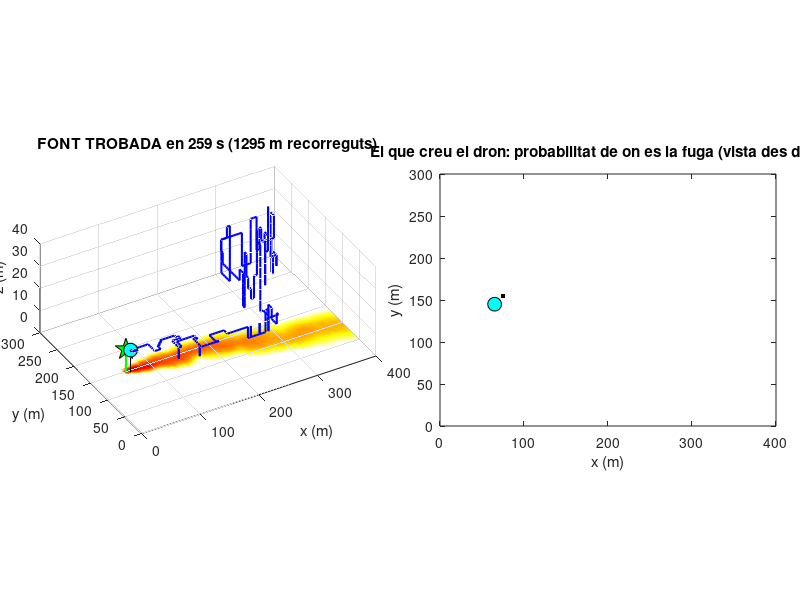

Here is the MATLAB script that generated this plot:
function simulacio_dron()
%SIMULACIO_DRON  Dron autonom que busca l'origen d'una fuga (versio simplificada).
%
%   Simula una fuga de contaminant i un dron que en busca l'origen nomes
%   amb les lectures del seu sensor. Es pot triar:
%
%     - la dimensio:  '2d' (el dron vola sempre a l'alcada de la fuga i
%                          nomes busca en horitzontal)
%                     '3d' (el dron no sap l'alcada de la fuga i tambe es
%                          mou amunt i avall)
%     - la ploma:     'gaussiana' (estacionaria, model de Pasquill-Gifford)
%                     'complexa'  (turbulenta: "puffs" que el vent s'emporta)
%     - l'algorisme:  'infotaxis' (Vergassola, Villermaux i Shraiman, Nature 2007)
%                     'gradient'  (puja pel gradient de concentracio)
%
%   Executa-la amb F5. Les opcions i els parametres son just a sota.

%% ============================= OPCIONS =============================
dimensio   = '3d';          % '2d' o '3d'
tipusPloma = 'complexa';    % 'gaussiana' o 'complexa'
algorisme  = 'infotaxis';   % 'infotaxis' o 'gradient'
llavor     = 1;             % mateix numero = mateixa simulacio ([] = cada cop diferent)
mostrar    = true;          % false = sense animacio (mes rapid)
cadaN      = 2;             % dibuixa cada N passos

%% ============================ PARAMETRES ============================
% Unitats: metres i segons. El vent bufa cap a +x i el terra es z = 0.
p.Lx = 400;  p.Ly = 300;    % mida horitzontal de la zona de cerca
p.Lz = 40;                  % alcada maxima de vol (nomes en 3D; la minima es dx)
p.dx = 5;                   % mida de cel.la = el que avanca el dron a cada pas
p.font  = [60 150 10];      % on es la fuga [x y z] (el dron NO ho sap)
p.inici = [340 215 30];     % d'on surt el dron [x y z] (en 2D, z = alcada de la fuga)
p.vDron = 5;                % velocitat del dron (m/s)
p.maxPassos = 2500;         % limit de passos (autonomia)

% Sensor: comptador de deteccions (tipus Geiger).
% Comptes en un pas ~ Poisson( dt * (sens * concentracio + fons) )
p.sens = 1;                 % comptes/s per unitat de concentracio
p.fons = 0.02;              % comptes/s de fons (falses deteccions)

% Ploma gaussiana
p.Qg = 5000;                % taxa d'emissio
p.Ug = 3;                   % velocitat del vent (m/s)
p.sigma0g = 1;              % mida de la fuga (m)

% Ploma complexa
p.Q   = 2000;               % taxa d'emissio
p.U   = 2;                  % velocitat mitjana del vent (m/s)
p.tau = 200;                % temps de vida del contaminant (s)
p.puffsPerSeg  = 2;         % puffs emesos per segon
p.sigma0       = 1.5;       % mida inicial d'un puff (m)
p.DpuffH = 0.4;  p.DpuffV = 0.2;   % rapidesa amb que s'eixampla un puff, horitzontal i vertical (m^2/s)
p.DturbH = 0.4;  p.DturbV = 0.2;   % moviment aleatori dels puffs, horitzontal i vertical (m^2/s)
p.sigmaMeandre = 15;        % oscil.lacio de la direccio del vent (graus)
p.Tmeandre     = 40;        % temps tipic d'aquesta oscil.lacio (s)

% Infotaxis
p.bins = [0 1 2 3 5 8 13 21 34 55 89];   % intervals de comptes per planificar

% Gradient
p.d       = 5;              % distancia dels sensors al centre del dron (m)
p.alfa    = 0.6;            % suavitzat del gradient (0 = cap, 0.9 = molt)
p.llindar = 2;              % comptes (suma dels sensors) per considerar que detecta
p.memoria = 8;              % passos sense detectar abans de tornar a explorar
p.pGir    = 0.15;           % en exploracio, probabilitat de girar a cada pas
p.pVert   = 0.05;           % en exploracio 3D, probabilitat de canviar d'alcada a cada pas
%% ====================================================================

if ~isempty(llavor)
    rng(llavor);
end
infotaxis = strcmp(algorisme, 'infotaxis');
complexa  = strcmp(tipusPloma, 'complexa');
tresD     = strcmp(dimensio, '3d');

% --- Graella: les matrius tenen mida Ny x Nx x Nz i s'indexen (iy, ix, iz) ---
g.x = 0:p.dx:p.Lx;
g.y = 0:p.dx:p.Ly;
if tresD
    g.z = p.dx:p.dx:p.Lz;                % el dron no vola arran de terra
else
    g.z = p.font(3);                     % 2D: una sola alcada, la de la fuga
    p.inici(3) = p.font(3);
end
g.Nx = numel(g.x);  g.Ny = numel(g.y);  g.Nz = numel(g.z);
[g.X, g.Y] = meshgrid(g.x, g.y);
% Moviments [diy dix diz]: est, nord, oest, sud, amunt, avall, quiet
g.movs = [0 1 0; 1 0 0; 0 -1 0; -1 0 0; 0 0 1; 0 0 -1; 0 0 0];
dt = p.dx / p.vDron;                     % durada d'un pas (s)

celFont = cella(p.font, p, g);           % cel.la [iy ix iz] de la fuga
pos     = cella(p.inici, p, g);          % cel.la [iy ix iz] del dron

% --- Ploma: la complexa evoluciona 300 s abans que surti el dron ---
buit = zeros(0, 1);
pl = struct('tipus', tipusPloma, 'x', buit, 'y', buit, 'z', buit, ...
            's2h', buit, 's2v', buit, 'm', buit, 'th', 0);
if complexa
    for i = 1:round(300 / dt)
        pl = avancar_ploma(pl, p, dt);
    end
end

% --- Estat inicial del cercador ---
if infotaxis
    K = model_infotaxis(tipusPloma, p, g, dt);   % comptes esperats segons el model del dron
    P = ones(g.Ny, g.Nx, g.Nz);                  % probabilitat de on es la fuga: uniforme
    P(zona(pos, g)) = 0;
    P = P / sum(P(:));
else
    % Sensors en creu: est, oest, nord, sud i, en 3D, un a sobre i un a sota
    sensors = p.d * [1 0 0; -1 0 0; 0 1 0; 0 -1 0; 0 0 1; 0 0 -1];
    sensors = sensors(1:4 + 2 * tresD, :);
    G.gf    = [0 0 0];      % gradient filtrat [dc/dx dc/dy dc/dz]
    G.sense = Inf;          % passos seguits sense detectar
    G.dir   = randi(4);     % direccio horitzontal actual (fila de g.movs)
end

N = p.maxPassos;
traj    = nan(N + 1, 3);   traj(1, :) = [g.x(pos(2)) g.y(pos(1)) g.z(pos(3))];
comptes = zeros(N, 1);
trobada = false;

% --- Figura ---
if mostrar
    r = traj(1, :);
    fig = figure('Color', 'w', 'Name', 'Dron: cerca de l''origen d''una fuga', ...
                 'Units', 'normalized', 'Position', [0.05 0.15 0.9 0.65]);
    colormap(flipud(hot));
    % Esquerra: la realitat. Al terra es pinta la ploma a l'alcada del dron.
    subplot('Position', [0.05 0.12 0.42 0.76]);
    hPloma = surf(g.x, g.y, zeros(g.Ny, g.Nx), log10(concentracio(pl, p, g.X, g.Y, r(3)) + 1e-3), ...
                  'EdgeColor', 'none', 'FaceColor', 'interp');
    hold on;  caxis([-2 2.5]);
    plot3(p.font(1) * [1 1], p.font(2) * [1 1], [0 p.font(3)], 'g-', 'LineWidth', 1.5);
    plot3(p.font(1), p.font(2), p.font(3), 'p', 'MarkerSize', 16, 'MarkerFaceColor', 'g', 'MarkerEdgeColor', 'k');
    hTraj = plot3(r(1), r(2), r(3), 'b-', 'LineWidth', 1.5);
    hPal  = plot3(r(1) * [1 1], r(2) * [1 1], [0 r(3)], 'k-');
    hDron = plot3(r(1), r(2), r(3), 'o', 'MarkerSize', 10, 'MarkerFaceColor', 'c', 'MarkerEdgeColor', 'k');
    axis([0 p.Lx 0 p.Ly 0 p.Lz]);
    xlabel('x (m)');  ylabel('y (m)');  zlabel('z (m)');
    if tresD
        daspect([1 1 0.25]);  view(-30, 35);  grid on;
    else
        daspect([1 1 1]);  view(2);  grid off;
    end
    hTit = title('');
    % Dreta: el que sap el dron
    subplot('Position', [0.55 0.12 0.42 0.76]);
    if infotaxis
        hP = imagesc(g.x, g.y, sum(P, 3) / max(max(sum(P, 3))));
        set(gca, 'YDir', 'normal');
        axis equal;  axis([0 p.Lx 0 p.Ly]);  caxis([0 1]);
        hold on;
        hDron2 = plot(r(1), r(2), 'o', 'MarkerSize', 10, 'MarkerFaceColor', 'c', 'MarkerEdgeColor', 'k');
        xlabel('x (m)');  ylabel('y (m)');
        title('El que creu el dron: probabilitat de on es la fuga (vista des de dalt)');
    else
        hK = plot(0, 0, 'r-');
        xlabel('Temps (s)');  grid on;
        title('Comptes dels sensors');
    end
end

%% ============================== BUCLE ==============================
for n = 1:N
    r = traj(n, :);                          % posicio del dron [x y z] (m)

    % 1. El dron mesura i decideix on va
    if infotaxis
        k = poisson(dt * (p.sens * concentracio(pl, p, r(1), r(2), r(3)) + p.fons));
        P = infotaxis_actualitzar(P, K, pos, k, g);
        [mov, estat] = infotaxis_decidir(P, K, pos, g, p.bins);
    else
        s = r + sensors;
        k = poisson(dt * (p.sens * concentracio(pl, p, s(:, 1), s(:, 2), s(:, 3)) + p.fons));
        [mov, estat, G] = gradient_decidir(G, k, pos, g, p, dt);
    end
    comptes(n) = sum(k);

    % 2. El dron es mou a una cel.la veina (o es queda quiet)
    pos = pos + mov;
    r = [g.x(pos(2)) g.y(pos(1)) g.z(pos(3))];
    traj(n + 1, :) = r;
    % La fuga es troba si es a tocar (bloc de 3 x 3 cel.les) i a la mateixa alcada
    trobada = all(abs(pos(1:2) - celFont(1:2)) <= 1) && pos(3) == celFont(3);

    % 3. La ploma evoluciona (la gaussiana no canvia)
    if complexa
        pl = avancar_ploma(pl, p, dt);
    end

    % 4. Dibuix
    if mostrar && (trobada || mod(n, cadaN) == 0)
        if ~ishandle(fig)
            break;
        end
        set(hPloma, 'CData', log10(concentracio(pl, p, g.X, g.Y, r(3)) + 1e-3));
        set(hTraj, 'XData', traj(1:n + 1, 1), 'YData', traj(1:n + 1, 2), 'ZData', traj(1:n + 1, 3));
        set(hPal,  'XData', r(1) * [1 1], 'YData', r(2) * [1 1], 'ZData', [0 r(3)]);
        set(hDron, 'XData', r(1), 'YData', r(2), 'ZData', r(3));
        if infotaxis
            set(hP, 'CData', sum(P, 3) / max(max(sum(P, 3))));
            set(hDron2, 'XData', r(1), 'YData', r(2));
        else
            set(hK, 'XData', (1:n) * dt, 'YData', comptes(1:n));
        end
        set(hTit, 'String', {sprintf('Ploma %s %s | t = %.0f s | alcada %.0f m | %s', ...
                                     tipusPloma, dimensio, n * dt, r(3), estat), ...
                             'Colors: concentracio a l''alcada del dron'});
        drawnow;
    end
    if trobada
        break;
    end
end

%% ============================= RESULTAT =============================
recorregut = sum(sqrt(sum(diff(traj(1:n + 1, :)).^2, 2)));
if trobada
    txt = sprintf('FONT TROBADA en %.0f s (%.0f m recorreguts)', n * dt, recorregut);
else
    txt = sprintf('Font NO trobada en %.0f s (distancia final %.0f m)', n * dt, norm(traj(n + 1, :) - p.font));
end
fprintf('%s, ploma %s, algorisme %s: %s\n', upper(dimensio), tipusPloma, algorisme, txt);
if mostrar && ishandle(fig)
    set(hTit, 'String', txt);
end
end

function c = cella(r, p, g)
%CELLA  Cel.la [iy ix iz] de la graella que correspon a la posicio r = [x y z].
[~, iz] = min(abs(g.z - r(3)));
c = [round(r(2) / p.dx) + 1, round(r(1) / p.dx) + 1, iz];
end

%% ============================== PLOMA ==============================

function c = concentracio(pl, p, x, y, z)
%CONCENTRACIO  Concentracio real de la ploma als punts (x, y, z).
if strcmp(pl.tipus, 'gaussiana')
    c = ploma_gaussiana(x - p.font(1), y - p.font(2), z, p.font(3), p);
else
    % Suma de tots els puffs. Cada puff es una campana de Gauss en 3D, mes
    % la seva imatge sota terra (el terra reflecteix el contaminant)
    w  = pl.m ./ ((2 * pi)^1.5 * pl.s2h .* sqrt(pl.s2v));
    dh = (x(:) - pl.x').^2 + (y(:) - pl.y').^2;             % (punts x puffs)
    ez = exp(-(z(:) - pl.z').^2 ./ (2 * pl.s2v')) + exp(-(z(:) + pl.z').^2 ./ (2 * pl.s2v'));
    c  = reshape((exp(-dh ./ (2 * pl.s2h')) .* ez) * w, size(x));
end
end

function c = ploma_gaussiana(s, n, z, H, p)
%PLOMA_GAUSSIANA  Ploma gaussiana estacionaria a una distancia s a favor
%   del vent, n de traves i a l'alcada z, si la fuga es a l'alcada H:
%
%                Q              n^2             (z-H)^2            (z+H)^2
%       c = ------------ exp(- ------) [ exp(- -------) + exp(- -------) ]
%           2 pi U sy sz       2 sy^2           2 sz^2             2 sz^2
%
%   sy i sz (amplada i gruix de la ploma) creixen amb s segons les formules
%   de Briggs (1973) per a la classe d'estabilitat D. L'ultim terme es la
%   reflexio del contaminant al terra.
z = z + zeros(size(s));
c = zeros(size(s));
m = s > -p.sigma0g;                          % a sobrevent no hi arriba res
sm = max(s(m), 0);
sy = 0.08 * sm ./ sqrt(1 + 1e-4 * sm);
sz = 0.06 * sm ./ sqrt(1 + 1.5e-3 * sm);
sy = sqrt(sy.^2 + p.sigma0g^2);              % la fuga te una mida inicial
sz = sqrt(sz.^2 + p.sigma0g^2);
vertical = exp(-(z(m) - H).^2 ./ (2 * sz.^2)) + exp(-(z(m) + H).^2 ./ (2 * sz.^2));
c(m) = p.Qg ./ (2 * pi * p.Ug * sy .* sz) .* exp(-n(m).^2 ./ (2 * sy.^2)) .* vertical;
end

function pl = avancar_ploma(pl, p, dt)
%AVANCAR_PLOMA  Un pas de temps de la ploma complexa.
% La direccio del vent oscil.la a l'atzar (proces d'Ornstein-Uhlenbeck)
a = exp(-dt / p.Tmeandre);
pl.th = pl.th * a + (p.sigmaMeandre * pi / 180) * sqrt(1 - a^2) * randn;
% Els puffs es mouen amb el vent i a l'atzar, s'eixamplen i es van esvaint
sh = sqrt(2 * p.DturbH * dt);
sv = sqrt(2 * p.DturbV * dt);
pl.x   = pl.x + p.U * cos(pl.th) * dt + sh * randn(size(pl.x));
pl.y   = pl.y + p.U * sin(pl.th) * dt + sh * randn(size(pl.y));
pl.z   = abs(pl.z + sv * randn(size(pl.z)));     % rebot al terra
pl.s2h = pl.s2h + 2 * p.DpuffH * dt;
pl.s2v = pl.s2v + 2 * p.DpuffV * dt;
pl.m   = pl.m * exp(-dt / p.tau);
% La fuga emet puffs nous
nous = ones(round(p.puffsPerSeg * dt), 1);
pl.x   = [pl.x;   p.font(1) * nous];
pl.y   = [pl.y;   p.font(2) * nous];
pl.z   = [pl.z;   p.font(3) * nous];
pl.s2h = [pl.s2h; p.sigma0^2 * nous];
pl.s2v = [pl.s2v; p.sigma0^2 * nous];
pl.m   = [pl.m;   p.Q * dt / numel(nous) * nous];
% Eliminem els puffs que han sortit de la zona
fora = pl.x > p.Lx + 60 | pl.x < -60 | pl.y > p.Ly + 60 | pl.y < -60;
pl.x(fora) = [];    pl.y(fora) = [];    pl.z(fora) = [];
pl.s2h(fora) = [];  pl.s2v(fora) = [];  pl.m(fora) = [];
end

function k = poisson(mu)
%POISSON  Nombres aleatoris de Poisson de mitjana mu (sense toolboxes).
k = zeros(size(mu));
for i = 1:numel(mu)
    if mu(i) < 30
        % Metode de Knuth: multiplica uniformes fins a baixar de exp(-mu)
        u = rand;
        while u > exp(-mu(i))
            k(i) = k(i) + 1;
            u = u * rand;
        end
    else
        k(i) = max(0, round(mu(i) + sqrt(mu(i)) * randn));   % aproximacio normal
    end
end
end

%% ============================ INFOTAXIS ============================

function K = model_infotaxis(tipusPloma, p, g, dt)
%MODEL_INFOTAXIS  Model intern del dron: comptes esperats en un pas quan el
%   dron es a l'alcada z(iz), la fuga a l'alcada z(i0) i el desplacament
%   horitzontal entre tots dos es (DX, DY). Es una taula
%   K(iy - iy0 + Ny, ix - ix0 + Nx, iz, i0).
%
%   - Ploma gaussiana: el dron en coneix la formula (model exacte).
%   - Ploma complexa: solucio mitjana de l'equacio d'adveccio-difusio de
%     l'article, amb difusivitats efectives Dh (horitzontal) i Dv
%     (vertical) i una font imatge sota terra:
%
%       c = Q / (4 pi sqrt(Dh Dv)) exp(s U / 2Dh) [e^(-r1/lam)/r1 + e^(-r2/lam)/r2]
%
%     r1 i r2 son les distancies a la fuga i a la seva imatge (amb z
%     escalada per sqrt(Dh/Dv)). El dron NO coneix la turbulencia real.
[DX, DY] = meshgrid((-(g.Nx - 1):(g.Nx - 1)) * p.dx, (-(g.Ny - 1):(g.Ny - 1)) * p.dx);
Dh  = p.DturbH + p.DpuffH + (p.U * p.sigmaMeandre * pi / 180)^2 * p.Tmeandre;
Dv  = p.DturbV + p.DpuffV;
lam = sqrt(Dh * p.tau / (1 + p.U^2 * p.tau / (4 * Dh)));
K = zeros(2 * g.Ny - 1, 2 * g.Nx - 1, g.Nz, g.Nz);
for iz = 1:g.Nz
    for i0 = 1:g.Nz
        if strcmp(tipusPloma, 'gaussiana')
            c = ploma_gaussiana(DX, DY, g.z(iz), g.z(i0), p);
        else
            r1 = max(sqrt(DX.^2 + DY.^2 + Dh / Dv * (g.z(iz) - g.z(i0))^2), p.dx / 2);
            r2 = max(sqrt(DX.^2 + DY.^2 + Dh / Dv * (g.z(iz) + g.z(i0))^2), p.dx / 2);
            c  = p.Q / (4 * pi * sqrt(Dh * Dv)) * ...
                 (exp(DX * p.U / (2 * Dh) - r1 / lam) ./ r1 + exp(DX * p.U / (2 * Dh) - r2 / lam) ./ r2);
        end
        K(:, :, iz, i0) = dt * (p.sens * c + p.fons);
    end
end
end

function MU = mu_local(K, q, g)
%MU_LOCAL  Comptes esperats a la cel.la q per a cada possible posicio de
%   la fuga a la graella (matriu Ny x Nx x Nz).
MU = reshape(K(q(1) + g.Ny - 1:-1:q(1), q(2) + g.Nx - 1:-1:q(2), q(3), :), g.Ny, g.Nx, g.Nz);
end

function m = zona(q, g)
%ZONA  Cel.les a tocar de q (bloc de 3 x 3 a la mateixa alcada): si la
%   fuga hi es, el dron la veu.
m = false(g.Ny, g.Nx, g.Nz);
m(max(q(1) - 1, 1):min(q(1) + 1, g.Ny), max(q(2) - 1, 1):min(q(2) + 1, g.Nx), q(3)) = true;
end

function S = entropia(P)
%ENTROPIA  Entropia de Shannon S = -sum P ln P: mesura la incertesa.
P = P(P > 0);
S = -sum(P .* log(P));
end

function P = infotaxis_actualitzar(P, K, pos, k, g)
%INFOTAXIS_ACTUALITZAR  Regla de Bayes (eq. 2 de l'article) despres de
%   mesurar k comptes: P(r0) <- P(r0) * P(k | r0), amb P(k | r0) de Poisson.
%   La zona que el dron veu queda descartada (la fuga no hi es).
MU = mu_local(K, pos, g);
Pn = P .* exp(-MU + k * log(MU) - gammaln(k + 1));
Pn(zona(pos, g)) = 0;
if sum(Pn(:)) > 0
    P = Pn / sum(Pn(:));
else
    P(zona(pos, g)) = 0;             % mesura incompatible amb el model: nomes descartem la zona
    P = P / sum(P(:));
end
end

function [mov, estat] = infotaxis_decidir(P, K, pos, g, bins)
%INFOTAXIS_DECIDIR  Tria el moviment que fa baixar mes l'entropia esperada
%   (eq. 1 de l'article):
%
%       dS(r -> rj) = P(rj) [-S] + [1 - P(rj)] sum_k rho_k(rj) dS_k
%
%   Primer terme: probabilitat de trobar la fuga a rj (l'entropia passa a 0).
%   Segon terme: si no hi es, el dron rebra k comptes amb probabilitat rho_k
%   i l'entropia canviara dS_k. Els comptes s'agrupen en intervals (bins).
S0 = entropia(P);
dS = Inf(7, 1);
for j = 1:7
    q = pos + g.movs(j, :);
    if any(q < 1) || any(q > [g.Ny g.Nx g.Nz])
        continue;                    % fora de la zona (en 2D, amunt i avall)
    end
    z  = zona(q, g);
    Pj = sum(P(z));                  % probabilitat de trobar la fuga en arribar a q
    Pp = P;
    Pp(z) = 0;                       % distribucio si NO la troba
    if sum(Pp(:)) <= 0
        dS(j) = -S0;
        continue;
    end
    Pp = Pp / sum(Pp(:));
    MU = mu_local(K, q, g);
    viu = Pp > 1e-15;                % nomes compten les posicions encara possibles (mes rapid)
    Pp = Pp(viu);
    MU = MU(viu);

    % Recorrem k = 0, 1, 2... acumulant la llei de Poisson per intervals
    canvi = 0;
    acc   = zeros(size(MU));         % P(k < limit actual)
    term  = exp(-MU);                % P(k) per al k actual
    k = 0;
    for ib = 1:numel(bins)
        if ib < numel(bins)
            L = zeros(size(MU));
            while k < bins(ib + 1)
                L    = L + term;
                term = term .* MU / (k + 1);
                k    = k + 1;
            end
            acc = acc + L;
        else
            L = max(1 - acc, 0);     % ultim interval: k >= bins(end)
        end
        w   = Pp .* L;
        rho = sum(w(:));             % probabilitat de mesurar comptes d'aquest interval
        if rho > 1e-300
            canvi = canvi + rho * (entropia(w / rho) - S0);
        end
    end
    dS(j) = Pj * (-S0) + (1 - Pj) * canvi;
end

if min(dS) > -1e-6
    % Cap moviment aporta informacio (el dron ja "sap" on es la fuga):
    % vola directament cap al punt mes probable
    estat = 'cap al punt mes probable';
    [~, im] = max(P(:));
    [iy, ix, iz] = ind2sub([g.Ny g.Nx g.Nz], im);
    d = [iy ix iz] - pos;
    [~, eix] = max(abs(d));
    mov = [0 0 0];
    mov(eix) = sign(d(eix));
else
    estat = 'infotaxis';
    [~, j] = min(dS + 1e-10 * abs(S0) * rand(7, 1));    % desempat aleatori
    mov = g.movs(j, :);
end
end

%% ============================= GRADIENT =============================

function [mov, estat, G] = gradient_decidir(G, k, pos, g, p, dt)
%GRADIENT_DECIDIR  Estima el gradient amb els comptes k dels sensors (est,
%   oest, nord, sud i, en 3D, amunt i avall) per diferencies finites
%   centrades:
%
%       dc/dx ~ (cE - cO) / (2d),   dc/dy ~ (cN - cS) / (2d),   dc/dz ~ (cAmunt - cAvall) / (2d)
%
%   i el suavitza amb un filtre exponencial. Si hi ha senyal recent, el
%   dron va cap on el gradient es mes gran; si no, explora a l'atzar.
c = max(k(:)' / dt - p.fons, 0) / p.sens;        % concentracio estimada a cada sensor
gNou = [0 0 0];
gNou(1:numel(c) / 2) = (c(1:2:end) - c(2:2:end)) / (2 * p.d);
if sum(k) >= p.llindar
    G.sense = 0;
    G.gf = p.alfa * G.gf + (1 - p.alfa) * gNou;
else
    G.sense = G.sense + 1;
    if G.sense > p.memoria
        G.gf = [0 0 0];                          % senyal perdut: oblida el gradient
    end
end

q = pos + g.movs(1:6, :);                        % les 6 cel.les veines
valid = all(q >= 1, 2) & q(:, 1) <= g.Ny & q(:, 2) <= g.Nx & q(:, 3) <= g.Nz;
if G.sense <= p.memoria
    estat = 'seguint el gradient';
    proj = g.movs(1:6, [2 1 3]) * G.gf' + 1e-12 * rand(6, 1);   % projeccio del gradient sobre cada direccio
    proj(~valid) = -Inf;
    [~, j] = max(proj);
    if j <= 4
        G.dir = j;
    end
else
    estat = 'explorant';
    if rand < p.pGir
        G.dir = mod(G.dir - 1 + 2 * randi(2) - 3, 4) + 1;     % gira 90 graus a esquerra o dreta
    end
    if ~valid(G.dir)
        G.dir = mod(G.dir + 1, 4) + 1;                        % sortiria de la zona: mitja volta
    end
    j = G.dir;
    vert = 4 + find(valid(5:6))';                             % moviments verticals possibles (cap en 2D)
    if ~isempty(vert) && rand < p.pVert
        j = vert(randi(numel(vert)));                         % de tant en tant canvia d'alcada
    end
end
mov = g.movs(j, :);
end
